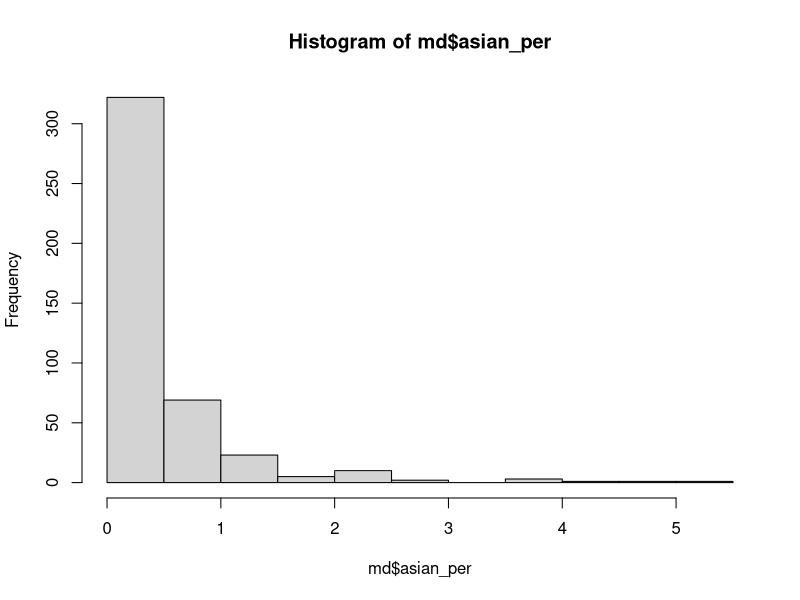
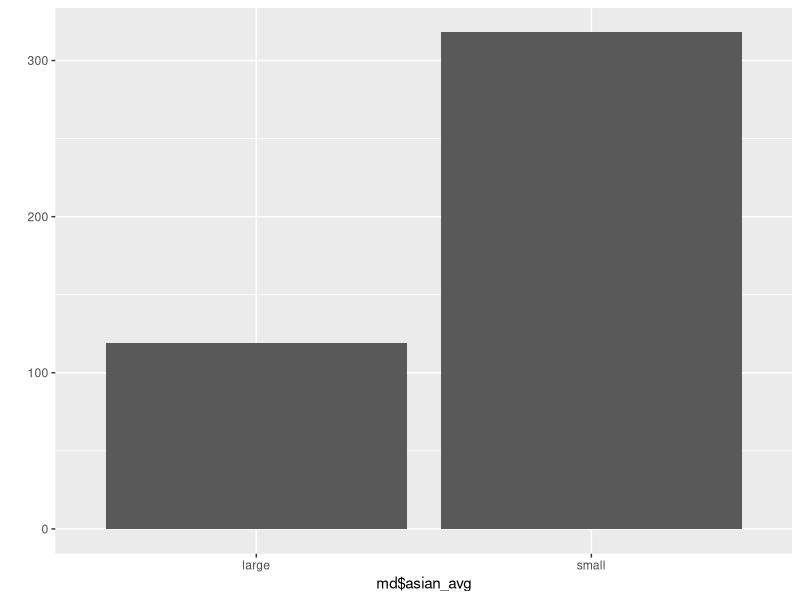

Here is the R script that generated these plots, in order:
# 4th class in gachon univ. 123p
# test

library(ggplot2)
library(dplyr)

midwest_raw = as.data.frame(ggplot2::midwest)
md <- midwest_raw

summary(md)

md <- rename(md, total = poptotal)
md <- rename(md, asian = popasian)

md$asian_per <- (md$asian/md$total)*100
hist(md$asian_per)

mean(md$asian_per)
md$asian_avg <- ifelse(md$asian_per > mean(md$asian_per), "large", "small")

table(md$asian_avg)
qplot(md$asian_avg)
